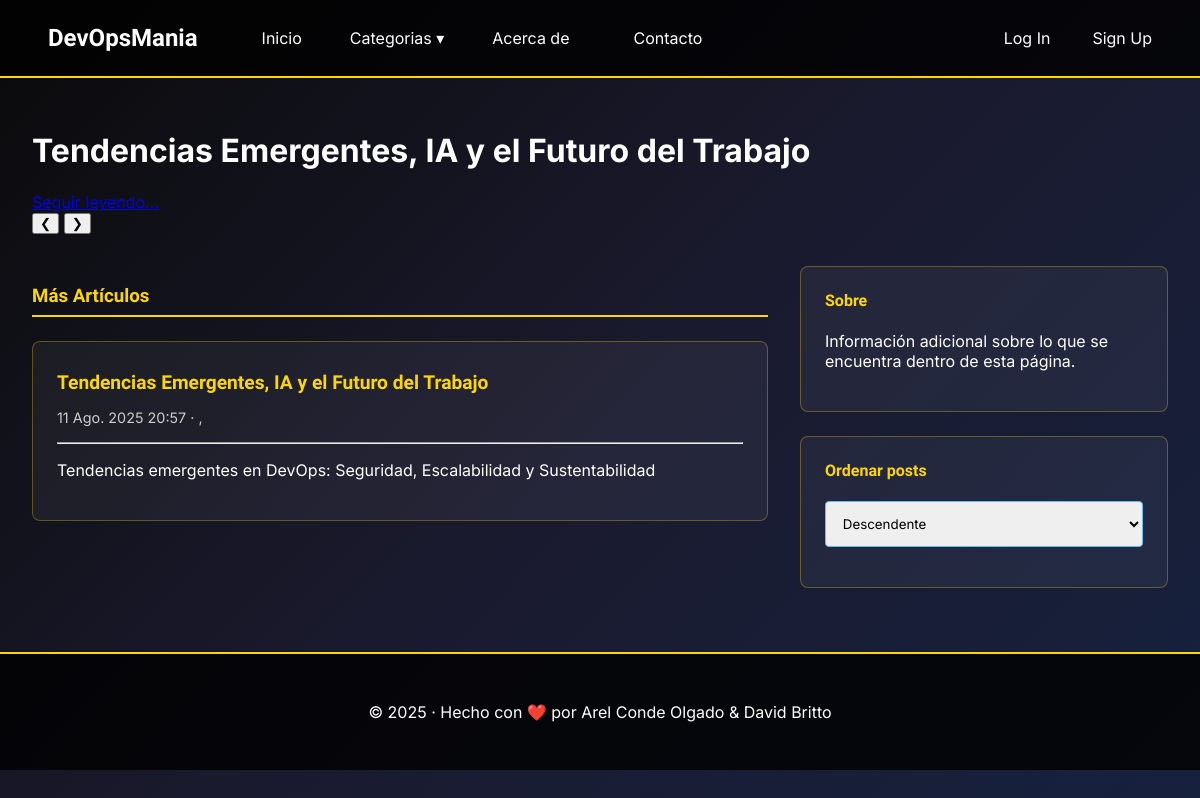
Before: / with the older database file.
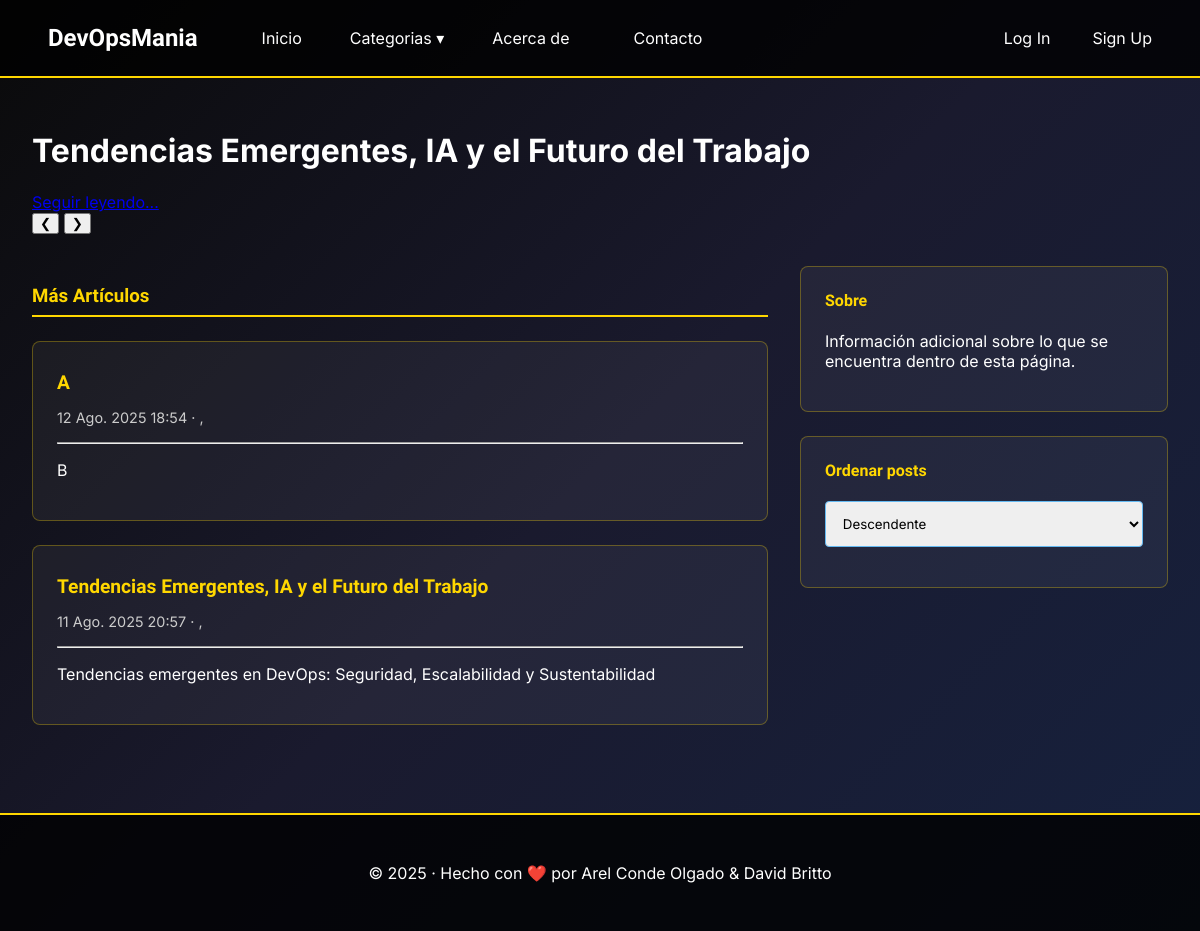
After: the same page with the newer database file.
### apps/posts/models.py (models this page shows, shortened)
class Post(models.Model):
    titulo = models.CharField(max_length=50, null=False)
    subtitulo = models.CharField(max_length=100, null=True, blank=True)
    fecha = models.DateTimeField(auto_now_add=True)
    texto = RichTextField(null=False, blank=False)
    categoria = models.ForeignKey(Categoria, on_delete=models.SET_NULL, null=True, default='Sin categoria')
    autor = models.ForeignKey(settings.AUTH_USER_MODEL, on_delete=models.SET_NULL, null=True)
    destacado = models.BooleanField(default=False)
    publicado = models.DateTimeField(default=timezone.now)
    class Meta:
        ordering = ('-publicado',)

### apps/usuario/models.py (models this page shows)
class Usuario(AbstractUser):
    def __str__(self):
        return f'{self.last_name}, {self.first_name}'

### apps/posts/views.py (the view)
# urls.py: path('', index, name='index'),
def index(request):
    posts = Post.objects.all()
    categorias = Categoria.objects.all()
    destacado = Post.objects.filter(destacado=True)[:3]
    orden = request.GET.get('orden', 'desc')
    if orden == 'asc':
        posts = Post.objects.all().order_by('publicado')
    elif orden == 'desc':
        posts = Post.objects.all().order_by('-publicado')
    elif orden == 'az':
        posts = Post.objects.all().order_by('titulo')
    else:
        posts = Post.objects.all().order_by('-titulo')
    context = {
        'posts': posts,
        'categorias': categorias,
        'destacado': destacado,
        'orden': orden
    }
    return render (request, 'index.html', context=context)

### apps/posts/templates/index.html (shortened to what this page needs)
{% extends 'base.html' %}
{% block content %}
<div class="home-page">
    {% include "destacado.html" %}
    <div class="main-content">
        <section class="articles">
            <h3 class="section-title">Más Artículos</h3>
            {% for post in posts %}
                <article class="blog-post">
                    <h2 class="blog-post-title">
                        <a href="{% url 'post_detail' post.id %}" class="post-link">
                            {{ post.titulo }}
                        </a>
                    </h2>
                    <p class="blog-post-meta">{{ post.publicado }} · {{ post.autor }}</p>
                    <hr>
                    <p>{{ post.subtitulo }}</p>
                </article>
            {% endfor %}
        </section>
        <aside class="sidebar">
            <div class="sidebar-box">
                <h4>Sobre</h4>
                <p>Información adicional sobre lo que se encuentra dentro de esta página.</p>
            </div>
            <div class="sidebar-box">
                <h4>Ordenar posts</h4>
                <form method="get">
                    <select name="orden" id="orden" onchange="this.form.submit()" class="form-select form-select-sm" aria-label="Small select example">
                        <option value="desc" {% if orden == "desc" %}selected{% endif %}>Descendente</option>
                    </select>
                </form>
            </div>
        </aside>
    </div>
</div>
{% endblock %}

### apps/posts/templates/base.html (shortened to what this page needs)
{% load static %}
<!DOCTYPE html>
<html lang="es-ar">
<head>
    <link rel="stylesheet" href="{% static 'css/style.css' %}">
</head>
<body>
    <div class="galactic-background">
        {% include "navbar.html" %}
        <main class="content">
            {% block content %}{% endblock %}
        </main>
        <footer>
            <p>© 2025 · Hecho con <span class="heart">❤️</span> por Arel Conde Olgado & David Britto </p>
        </footer>
    </div>
</body>
</html>

### apps/posts/templates/navbar.html (shortened to what this page needs)
<nav class="navbar">
  <div class="nav-left">
    <a href="/" class="brand">DevOpsMania</a>
    <a href="/">Inicio</a>
    <div class="dropdown">
      <span>Categorias</span>
    </div>
    <a href="#">Acerca de</a>
    <a href="#">Contacto</a>
  </div>
  <div class="nav-right">
    {% if user.is_authenticated %}
      <form method="post" action="{% url 'logout' %}">{% csrf_token %}
        <button type="submit">Log out</button>
      </form>
      <form method="post" action="{% url 'crear_post' %}">{% csrf_token %}
        <button type="submit">Crear post</button>
      </form>
    {% else %}
      <a href="{% url 'login' %}">Log In</a>
      <a href="{% url 'signup' %}">Sign Up</a>
    {% endif %}
  </div>
</nav>

### apps/posts/templates/destacado.html (shortened to what this page needs)
<div class="custom-carousel" id="custom-carousel">
  {% for f in destacado %}
    <div class="carousel-slide {% if f == destacado|first %}active{% endif %}">
      <div class="slide-content">
        <h1>{{ f.titulo }}</h1>
        <a href="#" class="slide-link">Seguir leyendo...</a>
      </div>
    </div>
  {% endfor %}
  <button class="carousel-btn prev" onclick="prevSlide()">❮</button>
  <button class="carousel-btn next" onclick="nextSlide()">❯</button>
</div>

### static/css/style.css (style rules this page uses)
body { margin: 0; padding: 0; font-family: 'Inter', sans-serif; background: #0a0a0a; color: #fff; }
.galactic-background { min-height: 100vh; background: linear-gradient(135deg, #0a0a0a 0%, #1a1a2e 50%, #16213e 100%); position: relative; }
.navbar { display: flex; justify-content: space-between; align-items: center; padding: 1rem 2rem; background: rgba(0, 0, 0, 0.8); border-bottom: 2px solid #ffd700; }
.nav-left { display: flex; align-items: center; gap: 2rem; }
.brand { font-size: 1.5rem; font-weight: 700; color: #ffd700; text-decoration: none; font-family: 'Orbitron', sans-serif; }
.navbar a { color: #fff; text-decoration: none; padding: 0.5rem 1rem; border-radius: 4px; transition: all 0.3s; }
.dropdown { position: relative; cursor: pointer; }
.dropdown::after { content: "▾"; }
.nav-right { display:flex; gap: 10px; justify-content: center; align-items: center; }
.content { padding: 2rem; max-width: 1200px; margin: 0 auto; }
.home-page { display: flex; flex-direction: column; gap: 2rem; }
.main-content { display: grid; grid-template-columns: 2fr 1fr; gap: 2rem; }
.section-title { color: #ffd700; border-bottom: 2px solid #ffd700; padding-bottom: 0.5rem; margin-bottom: 1.5rem; font-family: 'Orbitron', sans-serif; }
.blog-post { background: rgba(255, 255, 255, 0.05); padding: 1.5rem; border-radius: 8px; margin-bottom: 1.5rem; border: 1px solid rgba(255, 215, 0, 0.3); }
.blog-post-title { margin: 0 0 0.5rem 0; }
.post-link { color: #ffd700; text-decoration: none; font-size: 1.2rem; font-family: 'Orbitron', sans-serif; font-weight: 600; }
.blog-post-meta { color: #ccc; font-size: 0.9rem; margin-bottom: 1rem; }
.sidebar { display: flex; flex-direction: column; gap: 1.5rem; }
.sidebar-box { background: rgba(255, 255, 255, 0.05); padding: 1.5rem; border-radius: 8px; border: 1px solid rgba(255, 215, 0, 0.3); }
.sidebar-box h4 { color: #ffd700; margin-top: 0; font-family: 'Orbitron', sans-serif; }
footer { text-align: center; padding: 2rem; background: rgba(0, 0, 0, 0.8); border-top: 2px solid #ffd700; margin-top: 2rem; }
form input[type="text"], form textarea, form select { width: 100%; padding: 0.8rem; margin-bottom: 1rem; border: 1px solid #64b9f1; border-radius: 4px; font-family: inherit; }

Changed rows visible on the page:
added Post: titulo "A", publicado "12 Ago. 2025 18:54", autor ",", subtitulo "B", shown under "Más Artículos"
